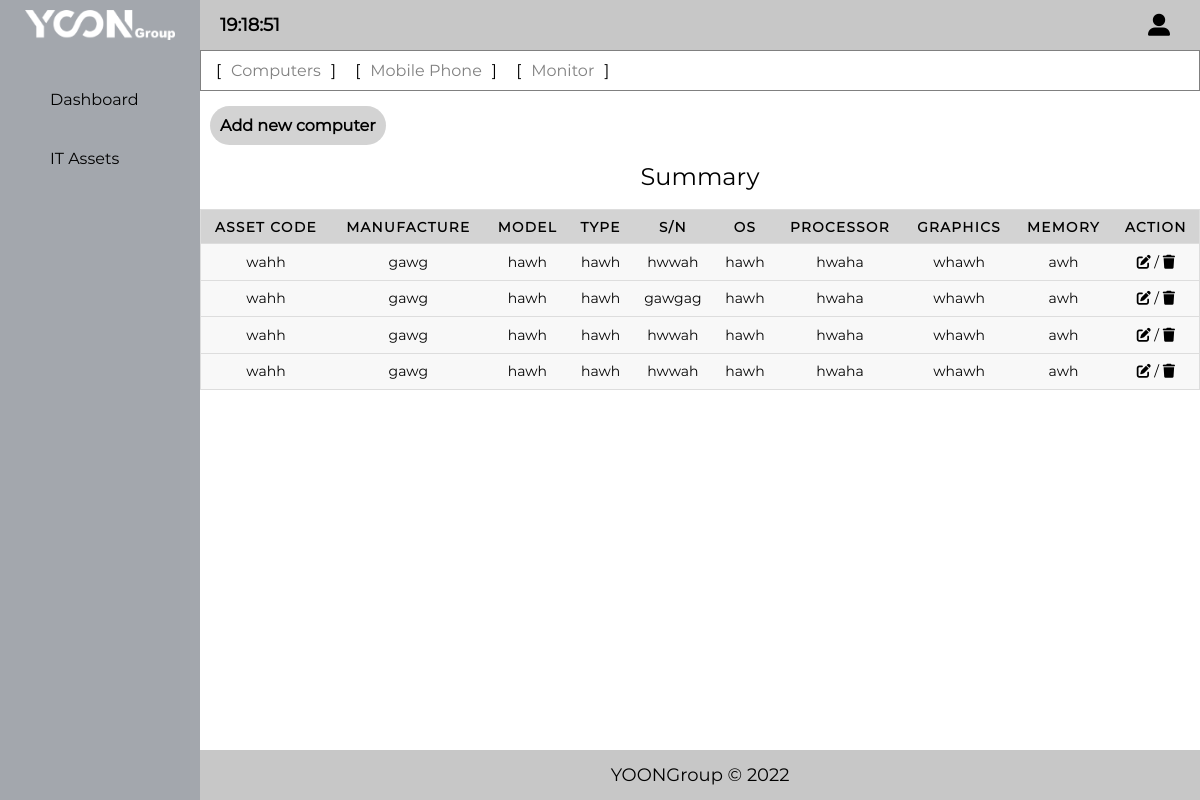
/assets.php (signed in), run on the app's committed database.
### tables this page shows
CREATE TABLE `tbl_computers` (
  `id` int(11) NOT NULL,
  `asset_code` varchar(50) NOT NULL,
  `manufacture` varchar(50) NOT NULL,
  `model` varchar(50) NOT NULL,
  `type` varchar(50) NOT NULL,
  `serial_number` varchar(50) NOT NULL,
  `operating_system` varchar(50) NOT NULL,
  `processor` varchar(50) NOT NULL,
  `graphics` varchar(50) NOT NULL,
  `memory` varchar(50) NOT NULL,
  `status` int(11) NOT NULL,
  `spare` int(11) NOT NULL
);

### system/inc/function.php (the view, shortened to what this page needs)
<?php
function load_template($name) {
    if(file_exists('system/template/' . $name . '.inc.php')){
        require_once 'system/template/' . $name . '.inc.php';
    }
}
function load_view($name) {
    if(file_exists('system/views/' . $name . '.php')){
        require_once 'system/views/' . $name . '.php';
    }
}
function showComputers(){
    global $db;
    $query = "SELECT * FROM `tbl_computers`";
    $result = $db->query($query);
    if($result->num_rows > 0){
        while($computers = $result->fetch_assoc()){
            echo '<tr>';
            echo '<td data-label="Asset code">' . $computers['asset_code'] . '</td>';
            echo '<td data-label="Manufacture">' . $computers['manufacture'] . '</td>';
            echo '<td data-label="Model">' . $computers['model'] . '</td>';
            echo '<td data-label="Type">' . $computers['type'] . '</td>';
            echo '<td data-label="S/N">' . $computers['serial_number'] . '</td>';
            echo '<td data-label="OS">' . $computers['operating_system'] . '</td>';
            echo '<td data-label="Processor">' . $computers['processor'] . '</td>';
            echo '<td data-label="Graphics">' . $computers['graphics'] . '</td>';
            echo '<td data-label="Memory">' . $computers['memory'] . '</td>';
            echo '<td data-label="Action"><a href="assets.php?cat=computers&edit=' . $computers['id'] . '"><i class="fa-solid fa-pen-to-square"></i></a> / <a href="assets.php?cat=computers&delete=' . $computers['id'] . '"><i class="fa-solid fa-trash"></i></a></td>';
            echo '</tr>';
        }
    }
}

### assets.php (shortened to what this page needs)
<?php
if(!isset($_SESSION['logged']) && $_SESSION['logged'] == FALSE){
  header('location: login.php');
} else {
load_template('header');
load_template('nav');
?>
    <main class="main">
        <div class="main-assets-menu">
            <ul>
              <li><a href="assets.php?cat=computers">Computers</a></li>
              <li><a href="assets.php?cat=mobile">Mobile Phone</a></li>
              <li><a href="assets.php?cat=monitor">Monitor</a></li>
            </ul>
        </div>
        <div class="main-assets-table">
<?php
if(isset($_GET['cat']) && $_GET['cat'] == 'computers' && isset($_GET['edit'])){
  load_view('edit_computers');
} else if(isset($_GET['cat']) && $_GET['cat'] == 'computers' && isset($_GET['add'])){
  load_view('add_computers');
} else if(isset($_GET['cat']) && $_GET['cat'] == 'computers' && isset($_GET['delete'])){
  load_view('delete_computers');
} else if(isset($_GET['cat']) && $_GET['cat'] == 'computers') {
  load_view('show_computers');
} else if(!isset($_GET['cat'])){
  load_view('show_computers');
}
?>
        </div>
    </main>
<?php
load_template('footer');
}
?>

### system/template/header.inc.php (shortened to what this page needs)
<!DOCTYPE html>
<html lang="en">
<head>
    <link type="text/css" rel="stylesheet" href="assets/css/style.css">
    <link type="text/css" rel="stylesheet" href="assets/css/login-form.css">
    <link type="text/css" rel="stylesheet" href="assets/css/responsive.css">
    <link type="text/css" rel="stylesheet" href="assets/css/fonts.css">
    <link type="text/css" rel="stylesheet" href="https://cdnjs.cloudflare.com/ajax/libs/font-awesome/6.2.1/css/all.min.css">
    <link type="text/css" rel="stylesheet" href="https://cdnjs.cloudflare.com/ajax/libs/font-awesome/6.2.1/css/regular.min.css">
    <link type="text/css" rel="stylesheet" href="https://cdnjs.cloudflare.com/ajax/libs/font-awesome/6.2.1/css/solid.min.css">
    <link type="text/css" rel="stylesheet" href="https://cdnjs.cloudflare.com/ajax/libs/font-awesome/6.2.1/css/v5-font-face.min.css">
    <link type="text/css" rel="stylesheet" href="https://cdnjs.cloudflare.com/ajax/libs/font-awesome/6.2.1/css/v4-shims.min.css">
</head>
<body>
  <div class="grid-layout">
    <header class="header">
      <div class="header-profile">
        <div class="header-profile__clock"><div id="clock"></div></div>
        <div class="header-profile__profile">
          <i onclick="menuToggle();" class="fa-sharp fa-solid fa-user-large"></i>
        </div>
      </div>
    </header>

### system/template/nav.inc.php (shortened to what this page needs)
<aside class="navigation">
  <div class="navigation-logo"><img src="assets/images/222.png"></div>
  <ul>
    <a href="index.php"><li>Dashboard</li></a>
    <a href="assets.php"><li>IT Assets</li></a>
  </ul>
</aside>

### system/views/show_computers.php
<table>
    <caption>Summary</caption>
    <thead>
    <div class="category-grid">
        <div class="category-item"><a href="assets.php?cat=computers&add">Add new computer</a></div>
    </div>
        <tr>
            <th scope="col">Asset code</th>
            <th scope="col">Manufacture</th>
            <th scope="col">Model</th>
            <th scope="col">Type</th>
            <th scope="col">S/N</th>
            <th scope="col">OS</th>
            <th scope="col">Processor</th>
            <th scope="col">Graphics</th>
            <th scope="col">Memory</th>
            <th scope="col">Action</th>
        </tr>
    </thead>
    <tbody>
            <?php showComputers(); ?>
    </tbody>
</table>

### system/template/footer.inc.php (shortened to what this page needs)
    <footer class="footer">
      <div class="copyright">YOONGroup &copy; <?php echo date("Y") ?></div>
    </footer>
  </div>
</body>
</html>

### assets/css/style.css (style rules this page uses)
* { box-sizing: border-box; margin: 0; padding: 0; font-family: 'Montserrat'; }
.grid-layout { display: grid; grid-template-columns: 200px 1fr; grid-template-rows: 50px 1fr 50px; grid-template-areas: "nav header" "nav main" "nav footer"; height: 100vh; }
.header { grid-area: header; background-color: rgb(199, 199, 199); }
.header-profile { display: flex; height: 100%; align-items: center; padding: 0 20px; justify-content: space-between; }
.header-profile__clock { font-size: 18px; font-weight: bold; }
.header-profile__profile i { font-size: 22px; padding: 0 10px 0 10px; }
.navigation { grid-area: nav; display: flex; flex-direction: column; background-color: rgb(163, 167, 173); }
.navigation ul { margin: 20px 0 0 0; padding: 0; list-style-type: none; }
.navigation ul li { padding: 20px 20px 20px 50px; }
.navigation a { font-size: 16px; text-decoration: none; color: black; }
.navigation-logo { display: flex; align-items: center; justify-content: center; height: 50px; }
.navigation-logo img { width: 150px; height: 30px; }
.main { grid-area: main; background-color: rgb(255, 255, 255); overflow-y: auto; }
.footer { grid-area: footer; background-color: rgb(199, 199, 199); }
.footer .copyright { height: 100%; display: flex; justify-content: center; align-items: center; font-size: 18px; }
.main-assets-table table { border: 1px solid #ccc; border-collapse: collapse; margin: 0; padding: 0; width: 100%; }
.main-assets-table table caption { font-size: 1.5em; margin: .5em 0 .75em; }
.main-assets-table table tr { background-color: #f8f8f8; border: 1px solid #ddd; padding: .35em; }
.main-assets-table table th,table td { padding: .625em; text-align: center; font-size: 14px; }
.main-assets-table table th { font-size: .85em; letter-spacing: .1em; text-transform: uppercase; background-color: lightgray; }
.main-assets-table td i { color: black; }
.category-grid { display: grid; grid-template-columns: 1fr; }
.category-grid .category-item { padding: 25px 0 15px 0; margin: 0 0 0 10px; }
.category-grid .category-item a { text-decoration: none; color: black; padding: 10px; background-color: lightgray; border-radius: 50px; font-weight: bold; }

### assets/css/login-form.css (style rules this page uses)
* { box-sizing: border-box; margin: 0; padding: 0; font-family: 'Montserrat'; }

### data on the page
tbl_computers: asset_code "wahh", manufacture "gawg", model "hawh", type "hawh", serial_number "hwwah", operating_system "hawh", processor "hwaha", graphics "whawh", memory "awh"
tbl_computers: asset_code "wahh", manufacture "gawg", model "hawh", type "hawh", serial_number "gawgag", operating_system "hawh", processor "hwaha", graphics "whawh", memory "awh"
tbl_computers: asset_code "wahh", manufacture "gawg", model "hawh", type "hawh", serial_number "hwwah", operating_system "hawh", processor "hwaha", graphics "whawh", memory "awh"
tbl_computers: asset_code "wahh", manufacture "gawg", model "hawh", type "hawh", serial_number "hwwah", operating_system "hawh", processor "hwaha", graphics "whawh", memory "awh"
